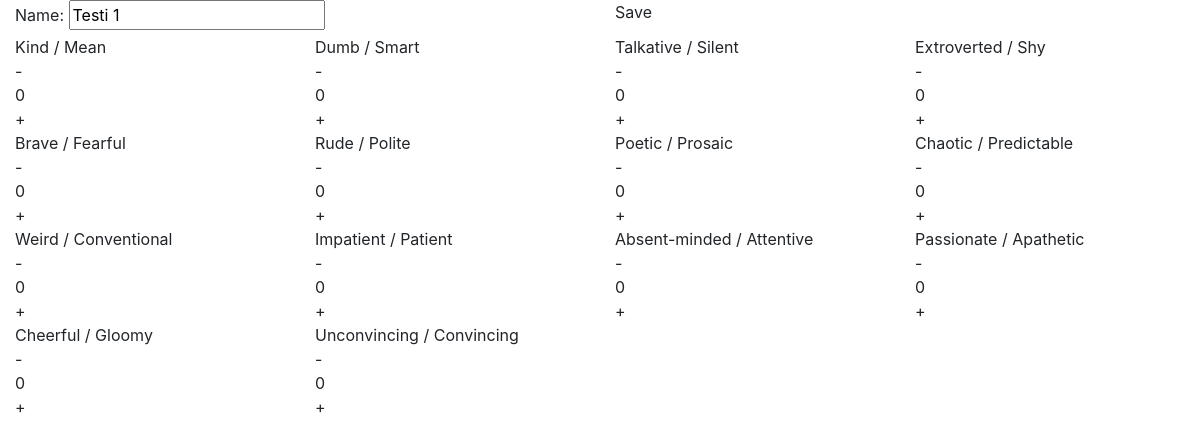
The page /speaker/1/ on the database its author committed.
### chat/models.py (models this page shows, shortened)
class RememberDates(models.Model):
    insert_date=models.DateTimeField(auto_now_add=True)
    update_date=models.DateTimeField(auto_now=True)
    class Meta:
        abstract = True

class Speaker(RememberDates):
    name=models.CharField(max_length=200)

class SuperTrait(RememberDates):
    name=models.CharField(max_length=200, unique=True)
    opposite=models.CharField(max_length=200, unique=True)
    def __str__(self):
        return self.name

### chat/views.py (the view, shortened to what this page needs)
# urls.py: path('speaker/', views.speaker, name='speaker'),
@csrf_exempt
def speaker(request,pk=None):
    data={}
    speaker=None
    if pk not in [1,2]:
        return HttpResponse()
    if pk:
        try:
            speaker=Speaker.objects.get(pk=pk)
            data['speaker']=speaker
        except:
            pass
    if request.method=='GET':
        traits=SuperTrait.objects.all()
        data['traits']=traits
        return render(request, 'chat/speaker.html',data)

### chat/templates/chat/speaker.html (shortened to what this page needs)
{% extends "./master.html" %}
{% load compress %}
{% load static %}
{% block maincontent %}
  <div class="row traitpickers">
    <div class="label-input col-sm-6 col-xs-12">
      <label for="name">Name:</label>
      <input type="text" name="name" id="name" value="{{speaker.name}}" autocomplete="off" />
    </div>
    <div class="margin col-sm-6 col-xs-12">
    <div class="button submit">
      Save
    </div>
    </div>
  {% include './traitpickers.html' with col=12 %}
  </div>
{% endblock %}

### chat/templates/chat/master.html (shortened to what this page needs)
<!doctype html>
{% load static %}
{% load compress %}
<html lang="en">
  <head>
    <link rel="stylesheet" href="https://stackpath.bootstrapcdn.com/bootstrap/4.3.1/css/bootstrap.min.css">
    {% compress css %}
    <link href="{% static 'chat/styles.less' %}" media="all" rel="stylesheet" type="text/less"/>
    {% endcompress %}
  </head>
  <body>
    <div class="container-fluid">
    {% block maincontent %}
    {% endblock %}
    </div>

### chat/templates/chat/traitpickers.html
{% for trait in traits %}
  {% if col == 12 %}
    {% include './traitpicker.html' with col=12 col_sm=6 col_md=4 col_lg=3 %}
  {% elif col == 6 %}
    {% include './traitpicker.html' with col=12 col_sm=12 col_md=12 col_lg=6 %}
  {% endif %}
{% endfor %}

### chat/templates/chat/traitpicker.html
{% load i18n %}
<div class="traitpicker noselect col-12 col-xs-12 col-sm-{{col_sm}} col-md-{{col_md}} col-lg-{{col_lg}}" data-trait-pk={{trait.pk}} data-trait-name={{trait.name}} data-trait-opposite={{trait.opposite}} >
  <div class="title color-neutral">
    {{trait}} / {{trait.opposite}}
  </div>
  <div class="controller">
    <div class="button left">-</div>
    <div class="display color-neutral">0</div>
    <div class="button right">+</div>
  </div>
</div>

### rows shown on the page
Speaker: name "Testi 1"
SuperTrait: name "Kind", opposite "Mean"
SuperTrait: name "Dumb", opposite "Smart"
SuperTrait: name "Talkative", opposite "Silent"
SuperTrait: name "Extroverted", opposite "Shy"
SuperTrait: name "Brave", opposite "Fearful"
SuperTrait: name "Rude", opposite "Polite"
SuperTrait: name "Poetic", opposite "Prosaic"
SuperTrait: name "Chaotic", opposite "Predictable"
SuperTrait: name "Weird", opposite "Conventional"
SuperTrait: name "Impatient", opposite "Patient"
SuperTrait: name "Absent-minded", opposite "Attentive"
SuperTrait: name "Passionate", opposite "Apathetic"
SuperTrait: name "Cheerful", opposite "Gloomy"
SuperTrait: name "Unconvincing", opposite "Convincing"
